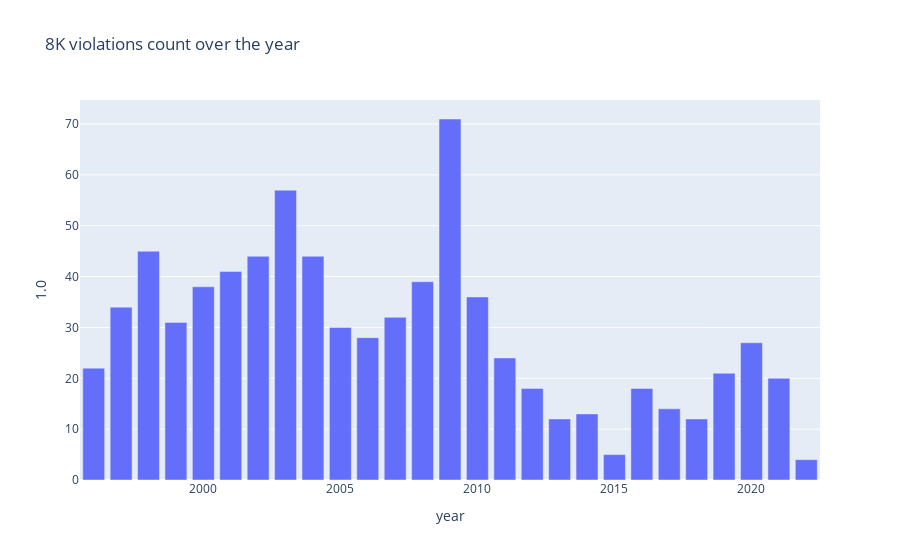

Notebook code cell kept with this figure:
### Code cell
# import seaborn 
# seaborn.lineplot(new_df_4.sample(100), x='reporting_date', y='predicted_label' )
import plotly.graph_objects as go



import plotly.express as px

fig = px.line(x=new_df81['year'], 
              y=new_df81['record_total'], 
              
             labels=dict(x="year", y="record_total"))


fig = px.bar(new_df81, 
             x="year", 
             y=1.0, 
             title='8K violations count over the year',
              
             )
fig.show()

### Figure 1 — Plotly figure (JSON) as saved in the notebook; plotly's stock layout.template omitted (floating-point values rounded to 4 significant figures)
{"data": [{"alignmentgroup": "True", "hovertemplate": "year=%{x}<br>1.0=%{y}<extra></extra>", "legendgroup": "", "marker": {"color": "#636efa", "pattern": {"shape": ""}}, "name": "", "offsetgroup": "", "orientation": "v", "showlegend": false, "textposition": "auto", "type": "bar", "x": [1996, 1997, 1998, 1999, 2000, 2001, 2002, 2003, 2004, 2005, 2006, 2007, 2008, 2009, 2010, 2011, 2012, 2013, 2014, 2015, 2016, 2017, 2018, 2019, 2020, 2021, 2022], "xaxis": "x", "y": [22, 34, 45, 31, 38, 41, 44, 57, 44, 30, 28, 32, 39, 71, 36, 24, 18, 12, 13, 5, 18, 14, 12, 21, 27, 20, 4], "yaxis": "y"}], "layout": {"barmode": "relative", "legend": {"tracegroupgap": 0}, "title": {"text": "8K violations count over the year"}, "xaxis": {"anchor": "y", "domain": [0, 1], "title": {"text": "year"}}, "yaxis": {"anchor": "x", "domain": [0, 1], "title": {"text": "1.0"}}}}
